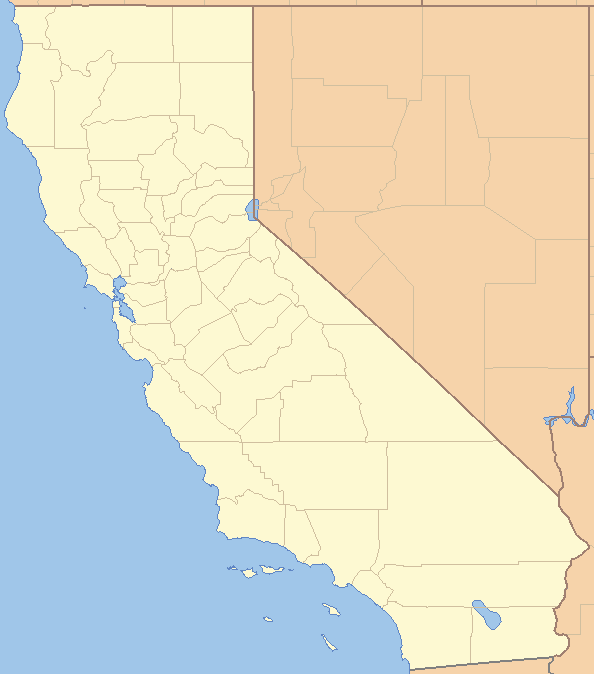
#> input picture KMeans/california.png, 594 x 674 px
$ jupyter execute H1P2T1_kmeans.ipynb   (shell and % lines are left out)
#> lines starting #> are read from the running program, lines starting #| are printed output that depends on the picture
## Homework 1 Part 2 Task 1

You will apply k-means clustering to analyze housing data <br>
In general, to do clustering, we need <br>
(1) feature vectors of objects <br>
(2) a distance measure (or a similarity measure) <br>
The result may vary if you change (1) and/or (2) <br>
In standard k-means, L2 norm based distance measure is used. <br>
Thus, k-means clustering result is largely determined by (1) <br>
In this task, you will select different sets of feature components for clustering with different goals. <br>
Also, you will observe the randomness of k-means clustering. <br>
You need to read through the instructions until you see "your work begins here" <br>
This is a guided-task: <br>
You may see the output of a code cell and then figure out the code in that cell. <br>
In each code cell, there are instructions to help you. <br>
This is a very efficient and effective way to learn how to program with sk-learn <br>
Because k-means is somewhat random, your results may be different from those provided in the file.

#### First, we load the dataset
It is a table. Each row contains the information of an area in the state of california. Thus, an area in the state of california is an object in this application; a row is the "raw" feature vector of an object. Other names of a row: a data point, a data sample, an instance, an observation.

[cell 1]
#we need to import the package pandas to read data files
#we give it a new name 'pd', easy to remember and use
import pandas as pd
#the table is in the file housing.csv
housing = pd.read_csv("housing.csv")
#> (reads KMeans/housing.csv from the repository)
#use head function to show the first five rows
housing.head()

[cell 2]
# type of variable 'housing' is pandas DataFrame
# it is very important to know the types of variables
# because functions may only work with specific types of variables.
type(housing)

[cell 3]
# get the general information of the DataFrame
housing.info()

[cell 4]
# get some statistics
print(housing.describe())

[cell 5]
#check to see if there is nan in the table
#nan indicates missing value
#do not worry, in this task, we will not use total_bedrooms
housing.isnull().sum()

[cell 6]
# get one column of the DataFrame
housing['ocean_proximity']

[cell 7]
# get two columns of the DataFrame
table1=housing[['longitude', 'latitude']]
table1.head()

[cell 8]
type(table1)

[cell 9]
# type of table1 is DataFrame
# functions in sk-learn may not work well with DataFrame
# often, we need to convert DataFrame to numpy array
table1=table1.values
type(table1)

[cell 10]
# it is a 2D array
table1.shape

[cell 11]
# get an element at row-i and column-j of table1
i=1; j=0
table1[i,j]

[cell 12]
# get row-0 from table1
table1[0,:]

[cell 13]
# get column-0 from table1
table1[:,0]

For more information about numpy array, see the lecture notes

[cell 14]
# show the histograms: one histogram corresponds to one column
import matplotlib.pyplot as plt
housing.hist(bins=50, figsize=(11,8))
plt.show()
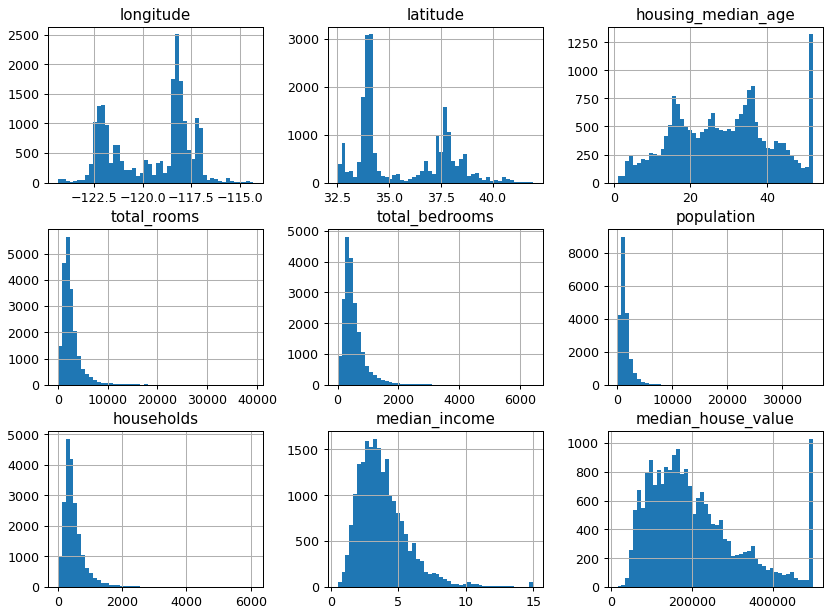
#> figure drawn by matplotlib, 9 panels; panel 1: tallest bar 2507 high, from x = -118.3 to -118.1; panel 2: tallest bar 3086 high, from x = 34.05 to 34.23; panel 3: tallest bar 1321 high, from x = 50.98 to 52; panel 4: tallest bar 5653 high, from x = 1574.7 to 2361.1

[cell 15]
#show the histogram of a column
housing["median_income"].hist()
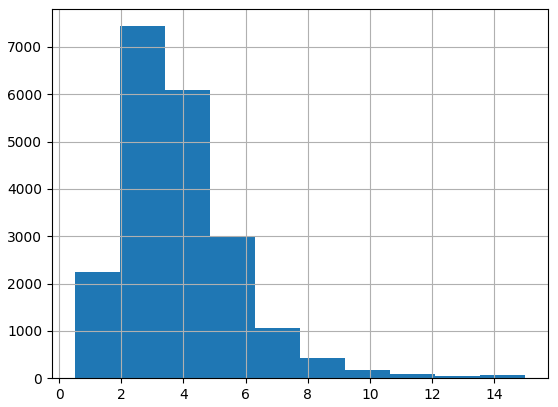
#> figure drawn by matplotlib, 1 panel; tallest bar 7436 high, from x = 1.95 to 3.4

### visualize the data points using pandas buil-in funciton plot

[cell 16]
#each dot represents an area
#the color of a dot shows the median_income in that area
#the size of a dot shows the population in that area
housing.plot(kind="scatter", x="longitude", y="latitude",
    s=housing['population']/100,
    label="population",
    c="median_income", cmap=plt.get_cmap("jet"),
    colorbar=True, alpha=0.4, figsize=(10,7),
)
plt.legend()
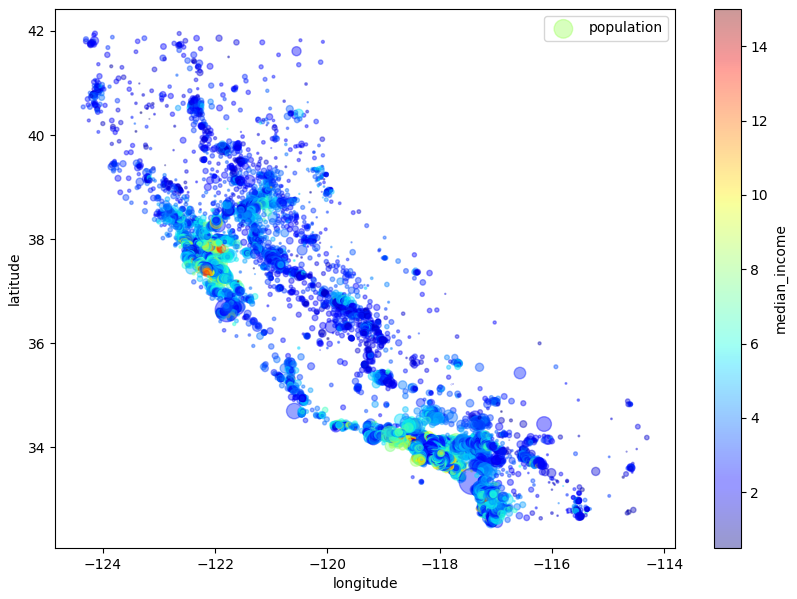
#> figure drawn by matplotlib, 2 panels

### visualize the data points on the map of california using matplotlib

[cell 17]
# the map is an image,'california.png'
# we need the function imread from the module io of the package skimage
from skimage.io import imread
#load the map
california_img=imread('california.png')
#> california_img is the input picture: shape (674, 594, 3); mean R, G, B 225, 221.3, 200.9
#show the map
plt.imshow(california_img, extent=[-124.55, -113.80, 32.45, 42.05], alpha=0.5)
#show the data points
#set the size of the dots by s=1
#set the color of the dots by color = 'b' - blue
#make the dots to be somewhat transparent by alpha=0.4
plt.scatter(x=housing['longitude'], y=housing['latitude'],
            color='b',  marker='.', s=1, alpha=0.4)
#add labels to x-axis and y-axis and set fontsize
plt.ylabel("Latitude", fontsize=14)
plt.xlabel("Longitude", fontsize=14)
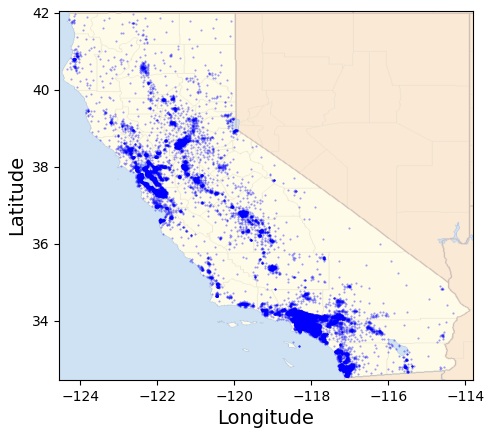
#> figure drawn by matplotlib, 1 panel

#### Handle the categorical variable "ocean_proximity"
Many machine learning algorithms only accept numerical data (numbers) not categorical data (category names). Thus, we need to convert categorical data into numerical data. <br>
In our table, we have a categorical variable "ocean_proximity". We apply one-hot encoding method (https://en.wikipedia.org/wiki/One-hot) to use numbers to represent different "ocean_proximity", which can be easily done by Pandas.

[cell 18]
housing=pd.get_dummies(housing)
housing.head()

In the new "housing" table, we see five new columns <br>
(1) ocean_proximity_<1H OCEAN <br>
(2) ocean_proximity_INLAND <br>
(3) ocean_proximity_ISLAND <br>
(4) ocean_proximity_NEAR BAY <br>
(5) ocean_proximity_NEAR OCEAN <br>
These columns are filled with 1s and 0s by the one-hot encoding method. <br>
If 'ocean_proximity' is 'NEAR BAY' in the original table, then in the new table, 'ocean_proximity_NEAR BAY' is 1 and the other variables are 0s.

## Your work begins here
complete the following 3 sub-tasks <br>
1. cluster the data points based on locations to find out spatial clusters
2. cluster the data points to find out where high/low income people live
3. run k-means several times for sub-task-2 to see if the result is stable or not (do not fix random_state).

### 1. cluster the data points based on locations
location features: longitude, latitude, ocean_proximity <br>
you may need to covert pandas DataFrame to numpy array <br>
you need to normalize the features (e.g. MinMaxScaler in sk-learn): see the lecture notes for why you need to do this.

[cell 19]
#get a new table by selecting columns related to location
#assume the name of the new table is data1
data1 = housing[['longitude', 'latitude', 'ocean_proximity_<1H OCEAN','ocean_proximity_INLAND', 'ocean_proximity_ISLAND', 'ocean_proximity_NEAR BAY', 'ocean_proximity_NEAR OCEAN']]
data1.head() #to show the first five rows

[cell 20]
#type of data1 is DataFrame
#convert DataFrame to numpy array
data1 = data1.values
type(data1)

[cell 21]
#normalize data1 using MinMaxScaler in sk-learn
#assume that data1n is the name of the normalized data1
#    data1 -> normlaization -> data1n
#use fit_transform of MinMaxScaler
from sklearn.preprocessing import MinMaxScaler
scaler = MinMaxScaler()
data1n = scaler.fit_transform(data1)
data1n.shape

[cell 22]
#run k-means on data1n
#set n_clusters to 3
#read the docmument of k-means on sk-learn website
#assume the cluster labels are stored in the array label1
from sklearn.cluster import KMeans
model = KMeans(n_clusters=3)
model.fit(data1n)
label1 = model.predict(data1n)
print(label1)

[cell 23]
color=['r', 'g', 'b', 'm', 'c', 'y']
fig, ax = plt.subplots(1,3, figsize=(10,6))
for k in range(0, 3):
    ax[k].imshow(california_img, extent=[-124.55, -113.80, 32.45, 42.05], alpha=0.5)
    ax[k].scatter(x=data1[label1==k,0], y=data1[label1==k,1],
                  color=color[k],  marker='.', s=1, alpha=0.4)
    ax[k].set_ylabel("Latitude", fontsize=14)
    ax[k].set_xlabel("Longitude", fontsize=14)
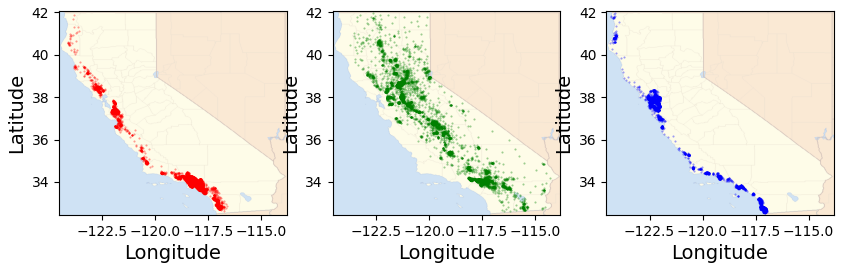
#> figure drawn by matplotlib, 3 panels

[cell 24]
#show the clusters using different colors
#you can choose a color in ['r', 'g', 'b', 'm', 'c', 'y']
#code to get the data points in cluster-k
#  cluster_k=data1[label1==k]
#assume 'longitude' is in column-0 of data1
#code to get longitude values of the data points in cluster-k
#  longitude_k=data1[label1==k, 0]
# sample code is here, assuming three clusters
# color=['r', 'g', 'b', 'm', 'c', 'y']
# fig, ax = plt.subplots(1,3, figsize=(10,6))
# for k in range(0, 3):
#    ax[k].imshow(california_img, extent=[-124.55, -113.80, 32.45, 42.05], alpha=0.5)
#    ax[k].scatter(x=data1[label1==k,0], y=data1[label1==k,1],
#                  color=color[k],  marker='.', s=1, alpha=0.4)
#    ax[k].set_ylabel("Latitude", fontsize=14)
#    ax[k].set_xlabel("Longitude", fontsize=14)

[cell 25]
#plot the histogram of cluster labels in label1
plt.hist(label1)
plt.title('Histogram of cluster labels')
plt.show()
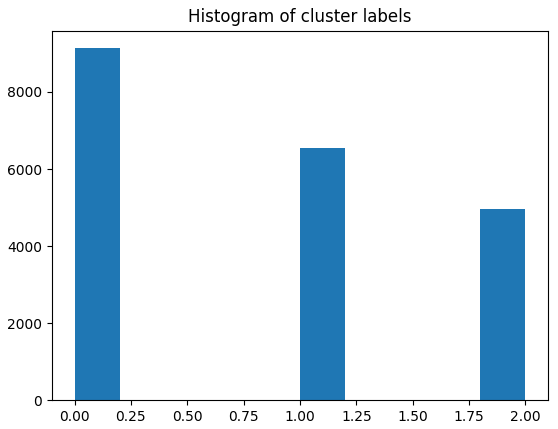
#> figure drawn by matplotlib, 1 panel; tallest bar 9136 high, from x = -1.39e-17 to 0.2

### 2. cluster data to find out where high/low income people live
think about which columns of housing are needed for this sub-task <br>
use at lease two features <br>
use features related to income and location

[cell 26]
#select some columns from housing
#assume the name of the new table is data2
data2 = housing[['longitude', 'latitude', 'median_income', 'median_house_value', 'total_rooms']]
data2.head()

[cell 27]
#type of data2 is DataFrame
#convert DataFrame to numpy array
data2 = data2.values
type(data2)

[cell 28]
#normalize data2 using MinMaxScaler
#assume that data2n is the name of the normalized data2
# data2 >MinMaxScaler-> data2n
data2n = scaler.fit_transform(data2)

[cell 29]
#run k-means on data2n to get cluster labels
#you can try to set n_clusters to 6
#assume the cluster labels are stored in the array label2
model2 = KMeans(n_clusters=6)
model2.fit_transform(data2n)
label2 = model2.predict(data2n)
label2

[cell 30]
color=['r', 'g', 'b', 'm', 'c', 'y']
fig, ax = plt.subplots(1,6, figsize=(10,6))
for k in range(0, 6):
    ax[k].imshow(california_img, extent=[-124.55, -113.80, 32.45, 42.05], alpha=0.5)
    ax[k].scatter(x=data2[label2==k,0], y=data2[label2==k,1],
                  color=color[k],  marker='.', s=1, alpha=0.4)
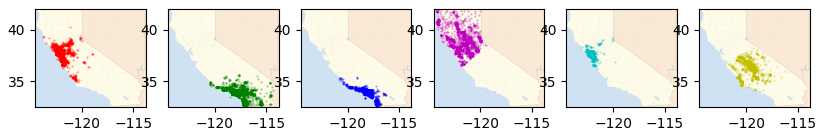
#> figure drawn by matplotlib, 6 panels

[cell 31]
plt.hist(label2)
plt.title('Histogram of cluster labels')
plt.show()
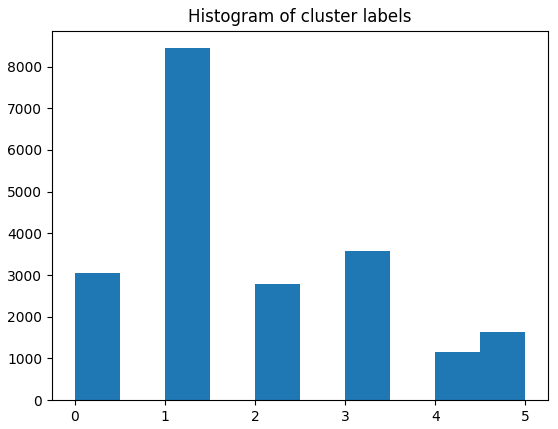
#> figure drawn by matplotlib, 1 panel; tallest bar 8439 high, from x = 1 to 1.5

[cell 32]
for k in range(0,6):
    miv=housing['median_income'].values
    miv_k=miv[label2==k]
    miv_k_mean=miv_k.mean()
    print(miv_k_mean)

[cell 33]
color=['r', 'g', 'b', 'm', 'c', 'y']
fig, ax = plt.subplots(1,6, figsize=(10,2))
for k in range(0, 6):
    ax[k].hist(x=data2[label2==k,2], color=color[k], bins=10)
    ax[k].set_xlim(0, 15)
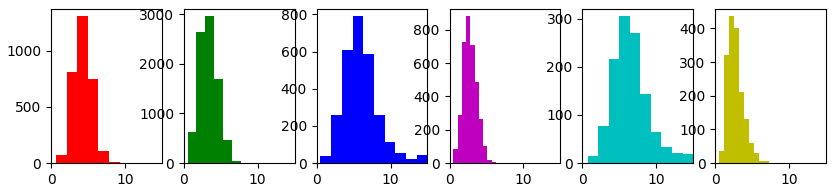
#> figure drawn by matplotlib, 6 panels; panel 1: tallest bar 1305 high, from x = 3.57 to 4.99; panel 2: tallest bar 2961 high, from x = 2.91 to 4.11; panel 3: tallest bar 790 high, from x = 4.85 to 6.3; panel 4: tallest bar 882 high, from x = 2.23 to 2.8

we can clearly see some clusters of high-income people

[cell 34]
for k in range(0,6):
    mhv=housing['median_house_value'].values
    mhv_k=mhv[label2==k]
    mhv_k_mean=mhv_k.mean()
    print(mhv_k_mean)

[cell 35]
color=['r', 'g', 'b', 'm', 'c', 'y']
fig, ax = plt.subplots(1,6, figsize=(10,2))
for k in range(0, 6):
    ax[k].hist(x=data2[label2==k,3], color=color[k], bins=10)
    ax[k].set_xlim(0, 500000)
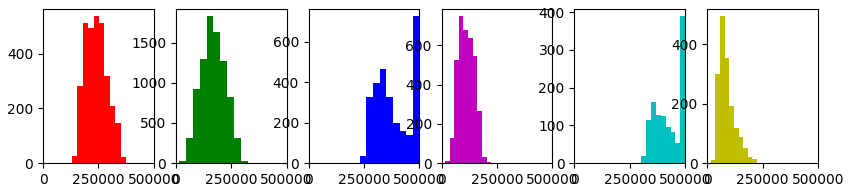
#> figure drawn by matplotlib, 6 panels; panel 1: tallest bar 536 high, from x = 228780 to 253150; panel 2: tallest bar 1829 high, from x = 138999.4 to 169999.5; panel 3: tallest bar 726 high, from x = 470000.9 to 500001; panel 4: tallest bar 748 high, from x = 77999.3 to 98999.4
